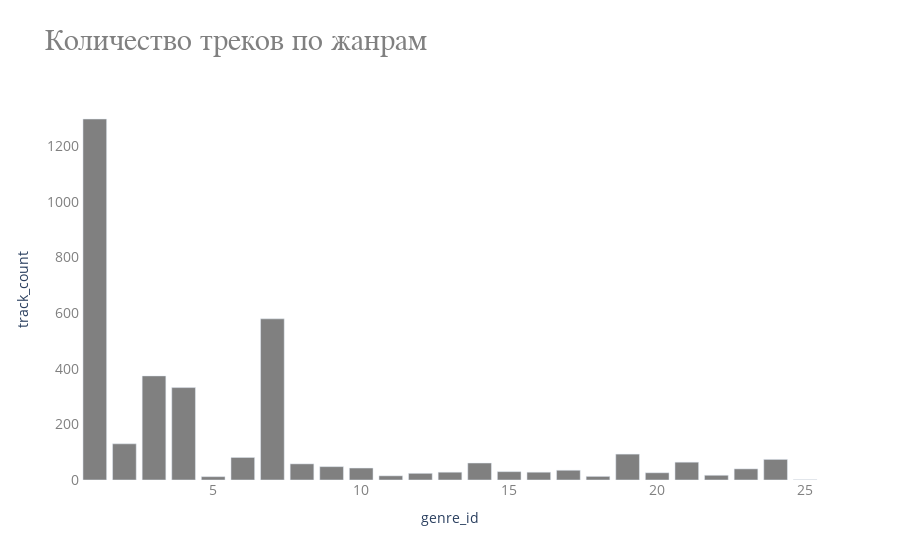

The code cell stored with this chart in its notebook:
### Code cell
fig = px.bar(df, 
             x='genre_id', 
             y='track_count', 
             color='color', 
             color_discrete_map='identity',  
             title="Количество треков по жанрам")

fig.update_layout(
    title_font_size=30, 
    title_font_family="italic",
    title_font_color='gray', 
    plot_bgcolor='white', 
    xaxis_title_font_size=14,
    yaxis_title_font_size=14,
    xaxis_tickfont_size=14,
    yaxis_tickfont_size=14,
    xaxis_tickfont_color='gray',
    yaxis_tickfont_color='gray',
    showlegend=False 
)

fig.show()

### Figure 1 — Plotly figure (JSON) as saved in the notebook; plotly's stock layout.template omitted (floating-point values rounded to 4 significant figures)
{"data": [{"hovertemplate": "genre_id=%{x}<br>track_count=%{y}<extra></extra>", "legendgroup": "", "marker": {"color": "gray", "pattern": {"shape": ""}}, "name": "", "orientation": "v", "showlegend": false, "textposition": "auto", "type": "bar", "x": [23, 24, 11, 8, 19, 25, 4, 21, 14, 3, 17, 22, 20, 13, 10, 9, 7, 1, 5, 18, 2, 16, 15, 6, 12], "xaxis": "x", "y": [40, 74, 15, 58, 93, 1, 332, 64, 61, 374, 35, 17, 26, 28, 43, 48, 579, 1297, 12, 13, 130, 28, 30, 81, 24], "yaxis": "y"}], "layout": {"barmode": "relative", "legend": {"tracegroupgap": 0}, "plot_bgcolor": "white", "showlegend": false, "title": {"font": {"color": "gray", "family": "italic", "size": 30}, "text": "Количество треков по жанрам"}, "xaxis": {"anchor": "y", "domain": [0, 1], "tickfont": {"color": "gray", "size": 14}, "title": {"font": {"size": 14}, "text": "genre_id"}}, "yaxis": {"anchor": "x", "domain": [0, 1], "tickfont": {"color": "gray", "size": 14}, "title": {"font": {"size": 14}, "text": "track_count"}}}}
